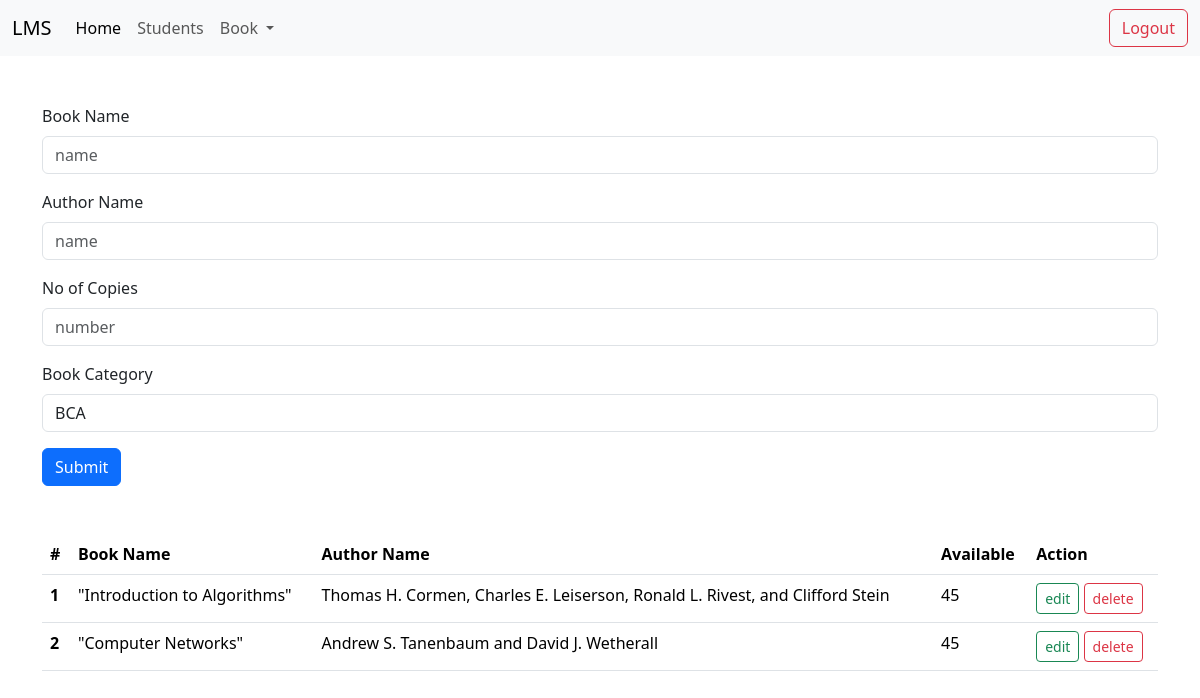
Before: /dashboard/books/ (signed in) with the older database file.
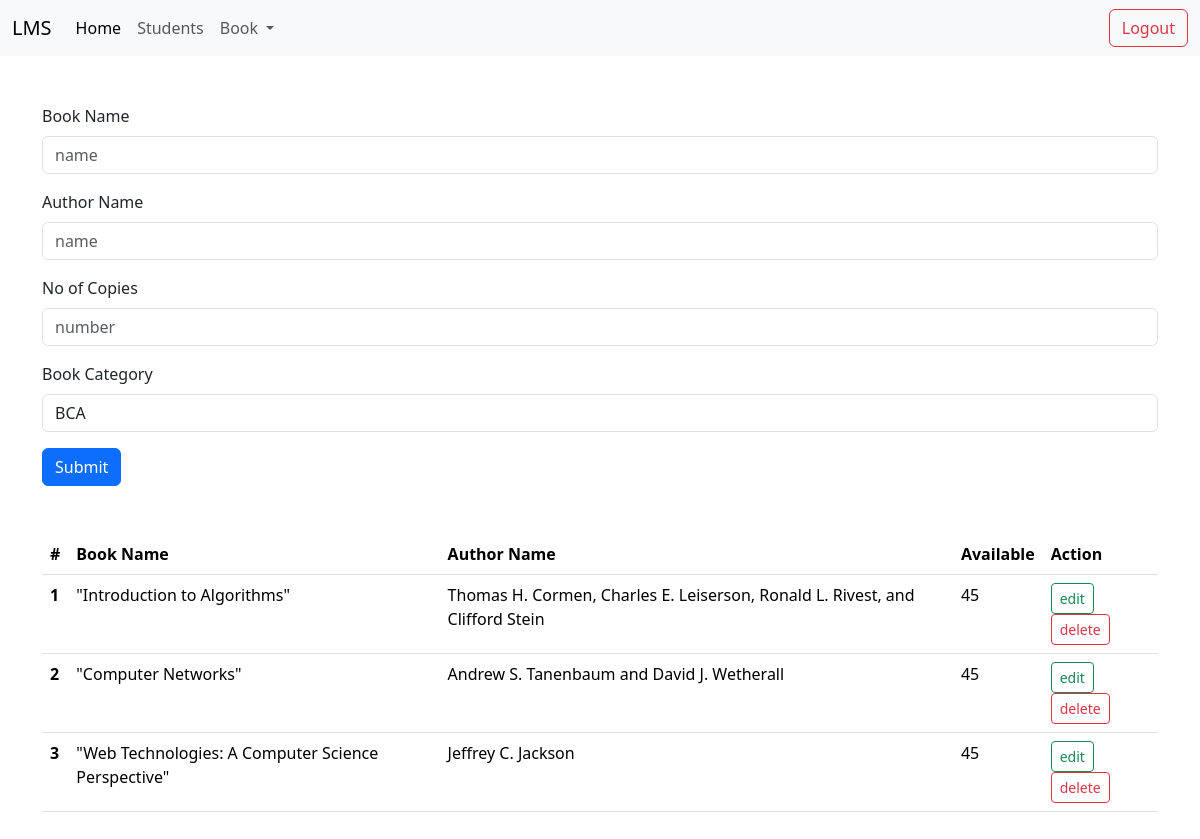
After: the same page with the newer database file.
### Lmsapp/models.py (models this page shows, shortened)
class Book(models.Model):
    name = models.CharField(max_length = 1000)
    author_name = models.CharField(max_length = 1000)
    no_of_copies = models.IntegerField()
    category_id =  models.ForeignKey("Category", on_delete=models.CASCADE)

### Lmsapp/views.py (the view)
# urls.py: path('dashboard/books/', books),
def books(request):
    if request.method == "POST":
        req_name = request.POST.get('name')
        req_author_name = request.POST.get('author_name')
        req_no_of_copies = request.POST.get('no_of_copies')
        req_category_id = request.POST.get('category_id')
        category = Category.objects.get(id = req_category_id)
        book = Book.objects.create(
            name=req_name,
            author_name = req_author_name,
            no_of_copies = req_no_of_copies,
            category_id = category
            )
        if book:
            return redirect('/dashboard/books')
    else:
        if request.user.is_authenticated:
            books = Book.objects.all()
            categories = Category.objects.all()
            return render(request, 'dashboard/books/index.html', {'books': books,'categories':categories})
        else:
            return redirect('/login/')

### templates/dashboard/books/index.html (shortened to what this page needs)
{% extends "dashboard/layout/layout.html" %}
{% block content %}
<div class="mt-5">
    <div class="container">
        <form action="/dashboard/books/" method="POST">
            <div class="my-3 ">
                <label for="exampleFormControlInput1" class="form-label">Book Name</label>
                <input type="text" class="form-control" name="name" placeholder="name">
            </div>
            <div class="my-3 ">
                <label for="exampleFormControlInput1" class="form-label">Author Name</label>
                <input type="text" class="form-control" name="author_name" placeholder="name">
            </div>
            <div class="my-3 ">
                <label for="exampleFormControlInput1" class="form-label">No of Copies</label>
                <input type="number" class="form-control" name="no_of_copies" placeholder="number">
            </div>
            <div class="my-3 ">
                <label for="exampleFormControlInput1" class="form-label">Book Category</label>
                <select  class="form-control"  name="category_id">
                {% for category in categories %}
                    <option value="{{ category.id }}">{{ category.name }}</option>
                {% endfor %}
                </select>
            </div>
            <button class="btn btn-primary" type="submit">Submit</button>
        </form>
    </div>
    <div class="container mt-5 mb-5">
        <table class="table">
            <thead>
                <tr>
                    <th scope="col">#</th>
                    <th scope="col">Book Name</th>
                    <th scope="col">Author Name</th>
                    <th scope="col">Available</th>
                    <th scope="col">Action</th>
                </tr>
            </thead>
            <tbody>
                {% for book in books %}
                <tr>
                    <th scope="row">{{ forloop.counter }}</th>
                    <td>{{ book.name }}</td>
                    <td>{{ book.author_name }}</td>
                    <td>{{ book.no_of_copies }}</td>
                    <td>
                        <a href="/dashboard/books/edit/{{book.id}}" class="btn btn-outline-success btn-sm">edit</a>
                        <a href="/dashboard/books/delete/{{book.id}}" class="btn btn-outline-danger btn-sm">delete</a>
                    </td>
                </tr>
                {% endfor %}
            </tbody>
        </table>
    </div>
</div>
{% endblock %}

Changed rows visible on the page:
added Book: name "\"Web Technologies: A Computer Science Perspective\"", author_name "Jeffrey C. Jackson", no_of_copies "45"
